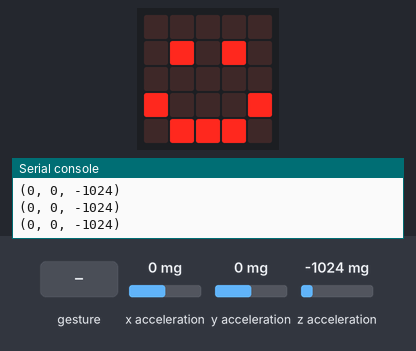
The program below on a simulated BBC micro:bit running MicroPython. On the bench: the board's 5×5 LED display, the last lines printed to the serial console. The inputs (shaded band) are chosen by the test bench; at power-on: x acceleration 0 mg, y acceleration 0 mg, z acceleration -1024 mg. A tilt is held for 1.5 s and a shake lasts 1 s, then the board lies face up again.

Above: at 1.2 s.
1.3 s: gesture 'shake'
At 2.0 s:
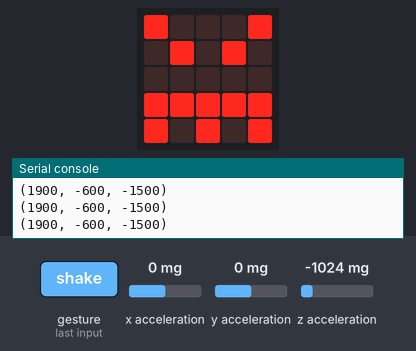
Timing chart, 0 to 4.3 s (numbered marks = the images above; inputs shaded):
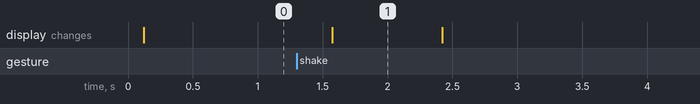

The program:

10.2.py
```python
from microbit import *
while True:
    sleep(120)
    print(accelerometer.get_values())
    movement = accelerometer.current_gesture()
    if movement == "shake":
        display.show(Image.ANGRY)
    else:
        display.show(Image.HAPPY)
```

Measured:
- after the input at 1.3 s, the display: changes after 0.27 s (image 1)
- what the display in image 1 shows lasts 0.8 s, from 1.6 s to 2.4 s
